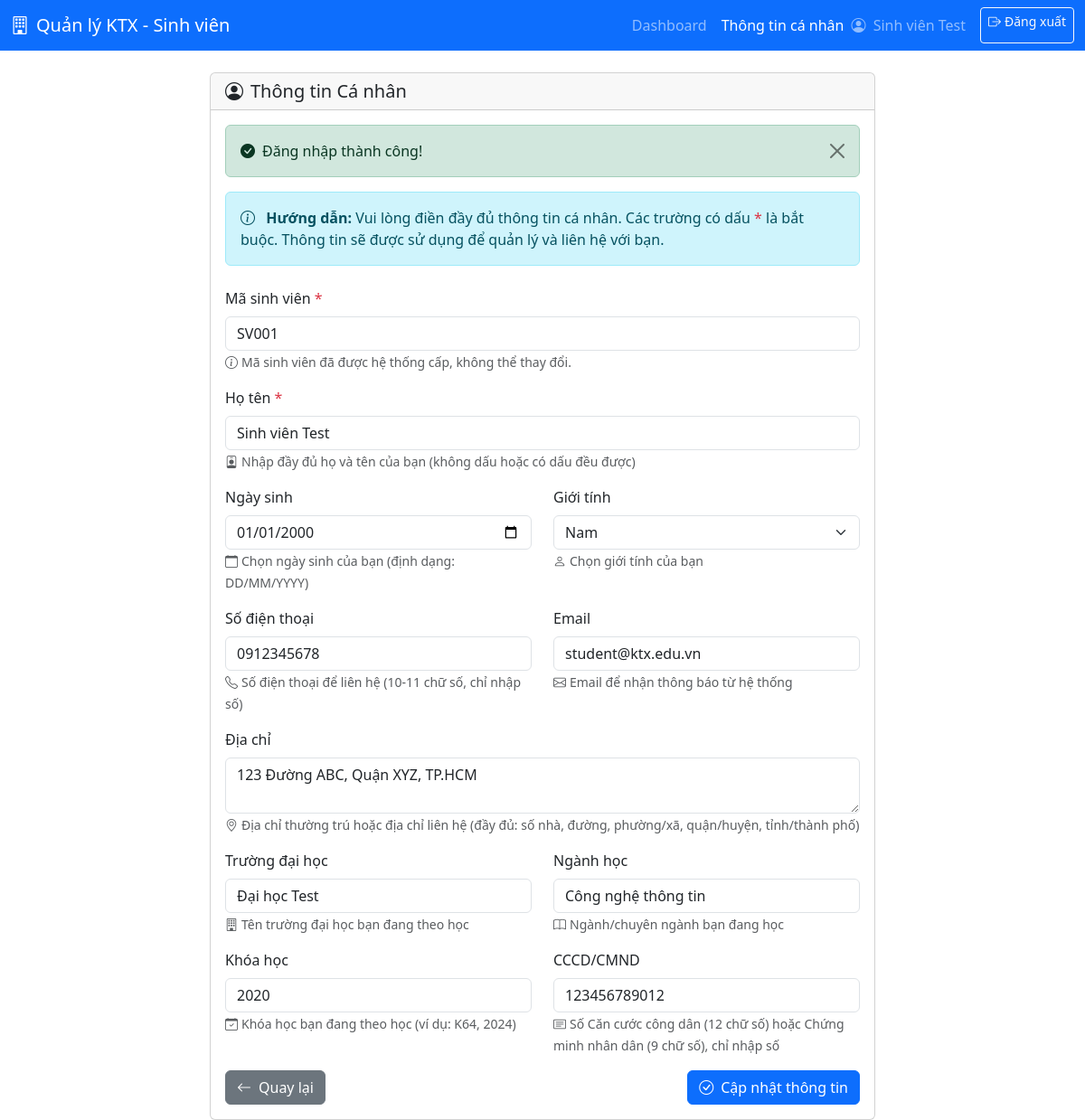
Screenshot of /views/student/profile.php (signed in) with the database file from the repository.
### tables this page shows
CREATE TABLE students (
    id INT AUTO_INCREMENT PRIMARY KEY,
    user_id INT NOT NULL,
    student_code VARCHAR(20) UNIQUE NOT NULL COMMENT 'Mã sinh viên',
    full_name VARCHAR(100) NOT NULL,
    date_of_birth DATE,
    gender ENUM('male', 'female', 'other'),
    phone VARCHAR(20),
    email VARCHAR(100),
    address TEXT,
    university VARCHAR(200) COMMENT 'Trường đại học',
    major VARCHAR(100) COMMENT 'Ngành học',
    year VARCHAR(20) COMMENT 'Khóa học',
    id_card VARCHAR(20) COMMENT 'CCCD/CMND',
    status ENUM('active', 'inactive', 'graduated') DEFAULT 'active',
    created_at TIMESTAMP DEFAULT CURRENT_TIMESTAMP,
    updated_at TIMESTAMP DEFAULT CURRENT_TIMESTAMP ON UPDATE CURRENT_TIMESTAMP,
    FOREIGN KEY (user_id) REFERENCES users(id) ON DELETE CASCADE,
    INDEX idx_user_id (user_id),
    INDEX idx_student_code (student_code),
    INDEX idx_status (status)
);

### functions/auth.php (called while the page is built, shortened)
<?php
require_once __DIR__ . '/helpers.php';
function getCurrentUser() {
    if (isset($_SESSION['user_id']) && isset($_SESSION['username'])) {
        return [
            'id' => $_SESSION['user_id'],
            'username' => $_SESSION['username'],
            'full_name' => $_SESSION['full_name'] ?? null,
            'role' => $_SESSION['role'] ?? null,
            'email' => $_SESSION['email'] ?? null,
            'phone' => $_SESSION['phone'] ?? null
        ];
    }
    return null;
}
?>

### functions/students.php (called while the page is built, shortened)
<?php
function getStudentByUserId($userId) {
    $conn = getDbConnection();
    $student = null;
    $sql = "SELECT s.*, u.username, u.role
            FROM students s
            INNER JOIN users u ON s.user_id = u.id
            WHERE s.user_id = ? LIMIT 1";
    $stmt = mysqli_prepare($conn, $sql);
    if ($stmt) {
        mysqli_stmt_bind_param($stmt, "i", $userId);
        mysqli_stmt_execute($stmt);
        $result = mysqli_stmt_get_result($stmt);
        if ($result && mysqli_num_rows($result) > 0) {
            $student = mysqli_fetch_assoc($result);
        }
    }
    return $student;
}
function getGenders() {
    return [
        'male' => 'Nam',
        'female' => 'Nữ',
        'other' => 'Khác'
    ];
}
?>

### functions/helpers.php (called while the page is built, shortened)
<?php
function getSuccessMessage() {
    if (isset($_SESSION['success'])) {
        $message = $_SESSION['success'];
        return $message;
    }
    return null;
}
function escapeHtml($string) {
    return htmlspecialchars($string, ENT_QUOTES, 'UTF-8');
}
?>

### views/student/profile.php (the view, shortened to what this page needs)
<?php
require_once __DIR__ . '/../../functions/auth.php';
require_once __DIR__ . '/../../functions/helpers.php';
require_once __DIR__ . '/../../functions/students.php';
$currentUser = getCurrentUser();
$student = getStudentByUserId($currentUser['id']);
$genders = getGenders();
$successMsg = getSuccessMessage();
?>
<!DOCTYPE html>
<html lang="vi">
<head>
    <link href="https://cdn.jsdelivr.net/npm/bootstrap@5.3.3/dist/css/bootstrap.min.css" rel="stylesheet">
    <link href="https://cdn.jsdelivr.net/npm/bootstrap-icons@1.11.0/font/bootstrap-icons.css" rel="stylesheet">
</head>
<body>
    <nav class="navbar navbar-expand-lg navbar-dark bg-primary">
        <div class="container-fluid">
            <a class="navbar-brand" href="dashboard.php">
                <i class="bi bi-building me-2"></i>Quản lý KTX - Sinh viên
            </a>
            <div class="navbar-nav ms-auto">
                <a class="nav-link" href="dashboard.php">Dashboard</a>
                <a class="nav-link active" href="profile.php">Thông tin cá nhân</a>
                <span class="navbar-text me-3">
                    <i class="bi bi-person-circle me-1"></i>
                    <?php echo escapeHtml($currentUser['full_name'] ?? $currentUser['username']); ?>
                </span>
                <a class="btn btn-outline-light btn-sm" href="../../handle/logout_process.php">
                    <i class="bi bi-box-arrow-right me-1"></i>Đăng xuất
                </a>
            </div>
        </div>
    </nav>
    <div class="container mt-4">
        <div class="row justify-content-center">
            <div class="col-md-8">
                <div class="card">
                    <div class="card-header">
                        <h5 class="mb-0">
                            <i class="bi bi-person-circle me-2"></i>Thông tin Cá nhân
                        </h5>
                    </div>
                    <div class="card-body">
                        <?php if ($successMsg): ?>
                            <div class="alert alert-success alert-dismissible fade show">
                                <i class="bi bi-check-circle-fill me-2"></i><?php echo escapeHtml($successMsg); ?>
                                <button type="button" class="btn-close" data-bs-dismiss="alert"></button>
                            </div>
                        <?php endif; ?>
                        <div class="alert alert-info mb-4">
                            <i class="bi bi-info-circle me-2"></i>
                            <strong>Hướng dẫn:</strong> Vui lòng điền đầy đủ thông tin cá nhân. Các trường có dấu <span class="text-danger">*</span> là bắt buộc. Thông tin sẽ được sử dụng để quản lý và liên hệ với bạn.
                        </div>
                        <form method="POST" action="../../handle/students_process.php">
                            <div class="mb-3">
                                <label for="student_code" class="form-label">
                                    Mã sinh viên <span class="text-danger">*</span>
                                </label>
                                <input type="text"
                                       class="form-control"
                                       id="student_code"
                                       name="student_code"
                                       value="<?php echo escapeHtml($student['student_code']); ?>"
                                       required
                                       maxlength="20"
                                       readonly>
                                <small class="text-muted">
                                    <i class="bi bi-info-circle me-1"></i>Mã sinh viên đã được hệ thống cấp, không thể thay đổi.
                                </small>
                            </div>
                            <div class="mb-3">
                                <label for="full_name" class="form-label">
                                    Họ tên <span class="text-danger">*</span>
                                </label>
                                <input type="text"
                                       class="form-control"
                                       id="full_name"
                                       name="full_name"
                                       value="<?php echo escapeHtml($student['full_name']); ?>"
                                       required
                                       maxlength="100"
                                       placeholder="Ví dụ: Nguyễn Văn A">
                                <small class="text-muted">
                                    <i class="bi bi-person-badge me-1"></i>Nhập đầy đủ họ và tên của bạn (không dấu hoặc có dấu đều được)
                                </small>
                            </div>
                            <div class="row">
                                <div class="col-md-6 mb-3">
                                    <label for="date_of_birth" class="form-label">Ngày sinh</label>
                                    <input type="date"
                                           class="form-control"
                                           id="date_of_birth"
                                           name="date_of_birth"
                                           value="<?php echo $student['date_of_birth'] ? $student['date_of_birth'] : ''; ?>">
                                    <small class="text-muted">
                                        <i class="bi bi-calendar me-1"></i>Chọn ngày sinh của bạn (định dạng: DD/MM/YYYY)
                                    </small>
                                </div>
                                <div class="col-md-6 mb-3">
                                    <label for="gender" class="form-label">Giới tính</label>
                                    <select class="form-select" id="gender" name="gender">
                                        <?php foreach ($genders as $key => $label): ?>
                                            <option value="<?php echo $key; ?>" <?php echo ($student['gender'] == $key) ? 'selected' : ''; ?>>
                                                <?php echo escapeHtml($label); ?>
                                            </option>
                                        <?php endforeach; ?>
                                    </select>
                                    <small class="text-muted">
                                        <i class="bi bi-person me-1"></i>Chọn giới tính của bạn
                                    </small>
                                </div>
                            </div>
                            <div class="row">
                                <div class="col-md-6 mb-3">
                                    <label for="phone" class="form-label">Số điện thoại</label>
                                    <input type="text"
                                           class="form-control"
                                           id="phone"
                                           name="phone"
                                           value="<?php echo escapeHtml($student['phone'] ?? ''); ?>"
                                           maxlength="20"
                                           pattern="[0-9]{10,11}"
                                           placeholder="Ví dụ: 0123456789">
                                    <small class="text-muted">
                                        <i class="bi bi-telephone me-1"></i>Số điện thoại để liên hệ (10-11 chữ số, chỉ nhập số)
                                    </small>
                                </div>
                                <div class="col-md-6 mb-3">
                                    <label for="email" class="form-label">Email</label>
                                    <input type="email"
                                           class="form-control"
                                           id="email"
                                           name="email"
                                           value="<?php echo escapeHtml($student['email'] ?? ''); ?>"
                                           maxlength="100"
                                           placeholder="Ví dụ: sinhvien@example.com">
                                    <small class="text-muted">
                                        <i class="bi bi-envelope me-1"></i>Email để nhận thông báo từ hệ thống
                                    </small>
                                </div>
                            </div>
                            <div class="mb-3">
                                <label for="address" class="form-label">Địa chỉ</label>
                                <textarea class="form-control"
                                          id="address"
                                          name="address"
                                          rows="2"
                                          placeholder="Ví dụ: Số nhà, Tên đường, Phường/Xã, Quận/Huyện, Tỉnh/Thành phố"><?php echo escapeHtml($student['address'] ?? ''); ?></textarea>
                                <small class="text-muted">
                                    <i class="bi bi-geo-alt me-1"></i>Địa chỉ thường trú hoặc địa chỉ liên hệ (đầy đủ: số nhà, đường, phường/xã, quận/huyện, tỉnh/thành phố)
                                </small>
                            </div>
                            <div class="row">
                                <div class="col-md-6 mb-3">
                                    <label for="university" class="form-label">Trường đại học</label>
                                    <input type="text"
                                           class="form-control"
                                           id="university"
                                           name="university"
                                           value="<?php echo escapeHtml($student['university'] ?? ''); ?>"
                                           maxlength="200"
                                           placeholder="Ví dụ: Đại học Bách Khoa Hà Nội">
                                    <small class="text-muted">
                                        <i class="bi bi-building me-1"></i>Tên trường đại học bạn đang theo học
                                    </small>
                                </div>
                                <div class="col-md-6 mb-3">
                                    <label for="major" class="form-label">Ngành học</label>
                                    <input type="text"
                                           class="form-control"
                                           id="major"
                                           name="major"
                                           value="<?php echo escapeHtml($student['major'] ?? ''); ?>"
                                           maxlength="100"
                                           placeholder="Ví dụ: Công nghệ Thông tin">
                                    <small class="text-muted">
                                        <i class="bi bi-book me-1"></i>Ngành/chuyên ngành bạn đang học
                                    </small>
                                </div>
                            </div>
                            <div class="row">
                                <div class="col-md-6 mb-3">
                                    <label for="year" class="form-label">Khóa học</label>
                                    <input type="text"
                                           class="form-control"
                                           id="year"
                                           name="year"
                                           value="<?php echo escapeHtml($student['year'] ?? ''); ?>"
                                           maxlength="20"
                                           placeholder="Ví dụ: K64, 2024, K2024">
                                    <small class="text-muted">
                                        <i class="bi bi-calendar-check me-1"></i>Khóa học bạn đang theo học (ví dụ: K64, 2024)
                                    </small>
                                </div>
                                <div class="col-md-6 mb-3">
                                    <label for="id_card" class="form-label">CCCD/CMND</label>
                                    <input type="text"
                                           class="form-control"
                                           id="id_card"
                                           name="id_card"
                                           value="<?php echo escapeHtml($student['id_card'] ?? ''); ?>"
                                           maxlength="20"
                                           pattern="[0-9]{9,12}"
                                           placeholder="Ví dụ: 001234567890">
                                    <small class="text-muted">
                                        <i class="bi bi-card-text me-1"></i>Số Căn cước công dân (12 chữ số) hoặc Chứng minh nhân dân (9 chữ số), chỉ nhập số
                                    </small>
                                </div>
                            </div>
                            <div class="d-flex justify-content-between">
                                <a href="dashboard.php" class="btn btn-secondary">
                                    <i class="bi bi-arrow-left me-2"></i>Quay lại
                                </a>
                                <button type="submit" class="btn btn-primary">
                                    <i class="bi bi-check-circle me-2"></i>Cập nhật thông tin
                                </button>
                            </div>
                        </form>
                    </div>
                </div>
            </div>
        </div>
    </div>
</body>
</html>

### rows the page displays
students: full_name "Sinh viên Test", student_code "SV001", date_of_birth "01/01/2000", gender "Nam", phone "0912345678", email "student@ktx.edu.vn", address "123 Đường ABC, Quận XYZ, TP.HCM", university "Đại học Test", major "Công nghệ thông tin", year "2020", id_card "123456789012"

### other values shown
escapeHtml($successMsg) "Đăng nhập thành công!"
